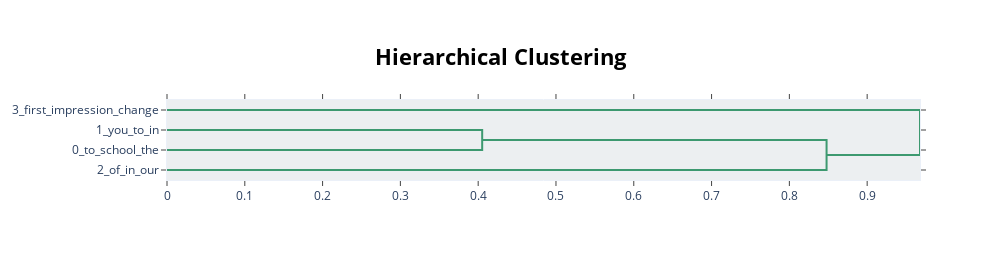

The notebook cell saved with this chart:
### Code cell
topic_model.visualize_hierarchy()

### Figure 1 — Plotly figure (JSON) as saved in the notebook; plotly's stock layout.template omitted (floating-point values rounded to 4 significant figures)
{"data": [{"hoverinfo": "text", "marker": {"color": "rgb(61,153,112)"}, "mode": "lines", "type": "scatter", "x": [0, 0.4051, 0.4051, 0], "xaxis": "x", "y": [-15, -15, -25, -25], "yaxis": "y"}, {"hoverinfo": "text", "marker": {"color": "rgb(61,153,112)"}, "mode": "lines", "type": "scatter", "x": [0.4051, 0.8478, 0.8478, 0], "xaxis": "x", "y": [-20, -20, -35, -35], "yaxis": "y"}, {"hoverinfo": "text", "marker": {"color": "rgb(61,153,112)"}, "mode": "lines", "type": "scatter", "x": [0, 0.9679, 0.9679, 0.8478], "xaxis": "x", "y": [-5, -5, -27.5, -27.5], "yaxis": "y"}], "layout": {"autosize": false, "height": 260, "hoverlabel": {"bgcolor": "white", "font": {"family": "Rockwell", "size": 16}}, "hovermode": "closest", "plot_bgcolor": "#ECEFF1", "showlegend": false, "title": {"font": {"color": "Black", "size": 22}, "text": "<b>Hierarchical Clustering", "x": 0.5, "xanchor": "center", "yanchor": "top"}, "width": 1000, "xaxis": {"mirror": "allticks", "rangemode": "tozero", "showgrid": false, "showline": true, "showticklabels": true, "ticks": "outside", "type": "linear", "zeroline": false}, "yaxis": {"mirror": "allticks", "range": [-40, 0], "rangemode": "tozero", "showgrid": false, "showline": true, "showticklabels": true, "tickmode": "array", "ticks": "outside", "ticktext": ["3_first_impression_change", "1_you_to_in", "0_to_school_the", "2_of_in_our"], "tickvals": [-5, -15, -25, -35], "type": "linear", "zeroline": false}}}
